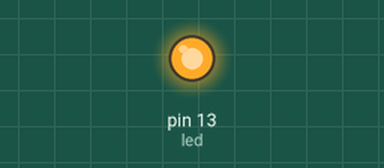
Recording of a sketch running on a simulated Arduino Uno, built with avr-gcc and run on an emulated ATmega328P. On the bench: output pins drawn as LEDs (lit = HIGH).

Above: at 0.05 s.
At 5.1 s:
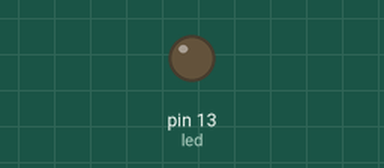
Timing chart, 0 to 13.1 s (numbered marks = the images above):
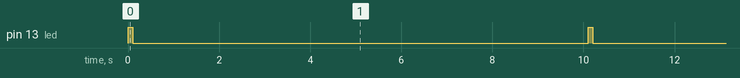

Measured:
- by itself, pin 13 (led): alternates HIGH for 0.10 s and LOW for 10.0 s

The sketch:

test.ino
```cpp
// 테스트 LED 온 - 오프
// LED pin 13
int led = 13;

void setup() {
  //  LED
  pinMode(led, OUTPUT);

}

void loop() {
  // LED 온
  digitalWrite(led,HIGH);

  delay(100);
  // LED 오프
  digitalWrite(led, LOW);

  delay(10000);
}
```
